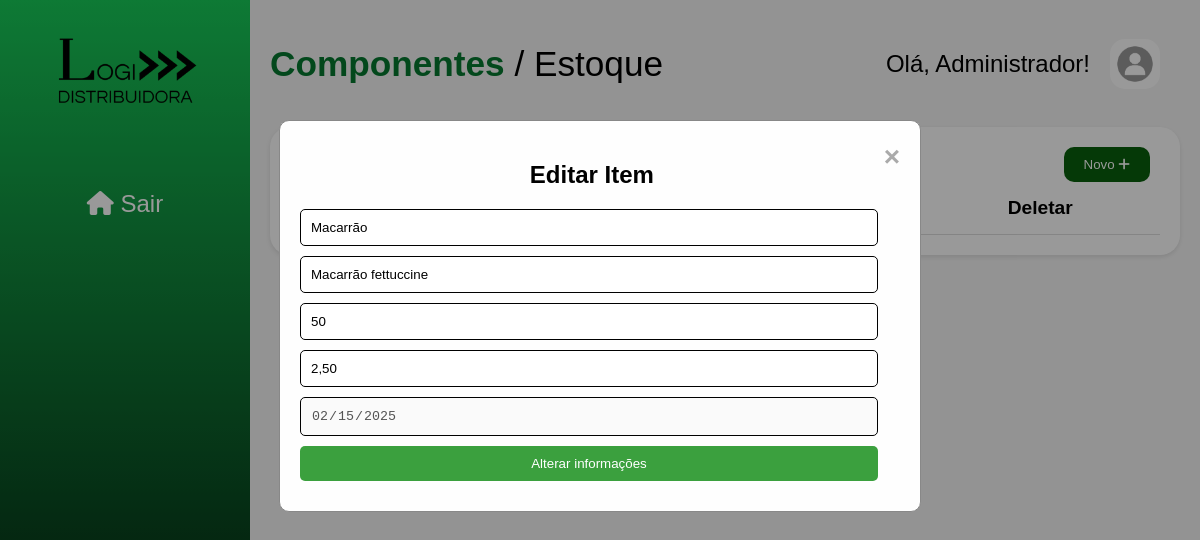
Page /editar/55/ (signed in) on the committed database.
### produtos/models.py (models this page shows, shortened)
class CustomUser(AbstractUser):
    ADMIN = 'admin'
    OPERADOR = 'operador'
    TIPOS_USUARIO = [
        (ADMIN, 'Administrador'),
        (OPERADOR, 'Operador'),
    ]
    tipo_usuario = models.CharField(
        max_length=50, choices=TIPOS_USUARIO, default=OPERADOR
    )
    data_nascimento = models.DateField(null=True, blank=True)

class Produto (models.Model):
    nome = models.CharField(max_length=100)
    descricao = models.TextField(blank=True, null=True)
    preco = models.DecimalField(max_digits=8, decimal_places=2)
    quantidade = models.IntegerField()
    data_cadastro = models.DateField(default=timezone.now)

### estoque/views.py (the view, shortened to what this page needs)
# urls.py: path('editar/<int:id>/', views.editar_produto, name='editar_produto'),
@login_required
def editar_produto(request, id):
    produto = get_object_or_404(Produto, id=id)
    return render(request, 'estoque/editar_produto.html', {'produto': produto})

### templates/estoque/editar_produto.html (shortened to what this page needs)
{% load static %}
<!DOCTYPE html>
<html>
<head>
  <link rel="stylesheet" href="https://cdnjs.cloudflare.com/ajax/libs/font-awesome/6.0.0/css/all.min.css" />
  <link rel="stylesheet" href="{% static 'css/main_page.css' %}">
</head>
<body>
  <div class="container">
    <aside class="sidebar">
      <div class="logo">
        <img src="{% static 'img/logo_oficial.png' %}" alt="Logo">
      </div>
      <ul class="menu">
        <li><a href="{% url 'login' %}"><i class="fas fa-home"></i> Sair</a></li>
      </ul>
    </aside>
    <main class="content">
      <header>
        <h1><span>Componentes </span> / Estoque</h1>
        <div class="user-info">
          <span>Olá, {{ user.first_name }}!</span>
          <img src="{% static 'img/user.jpeg' %}" alt="Foto do usuário">
        </div>
      </header>
      <section class="inventory">
        <div class="search-bar">
          <button class="new-item">Novo <i class="fas fa-plus"></i></button>
        </div>
        <table>
          <thead>
            <tr>
              <th>Código</th>
              <th>Nome</th>
              <th>Quantidade</th>
              <th>Editar</th>
              <th>Deletar</th>
            </tr>
          </thead>
        </table>
      </section>
    </main>
  </div>
  <div id="editModal" class="modal">
    <div class="modal-content">
      <span class="close-button">&times;</span>
      <h2>Editar Item</h2>
      <form id="editForm" method="POST" action="{% url 'editar_produto' produto.id %}">
        <input type="text" name="nomeProduto" value="{{ produto.nome }}" required>
        <input type="text" name="descricaoProduto" value="{{ produto.descricao }}" id="addDescription" placeholder="Descrição">
        <input type="number" name="quantidadeProduto" value="{{ produto.quantidade }}" required>
        <input type="text" name="precoProduto" value="{{ produto.preco }}" required>
        <input type="date" name="dataCadastro" value="{{ produto.data_cadastro|date:'Y-m-d' }}" disabled>
        <button type="submit">Alterar informações</button>
      </form>
    </div>
  </div>
</body>
</html>

### templates/estoque/static/css/main_page.css (style rules this page uses)
body { font-family: sans-serif; margin: 0; padding: 0; width: 100%; height: 100svh; background-color: #f5f5f5; overflow: hidden; }
.container { display: flex; }
.sidebar { width: 250px; display: flex; flex-direction: column; align-items: center; height: 100svh; background-image: linear-gradient(to bottom, #17ca58, rgb(0, 0, 0)); color: #fff; border: 0; }
.logo img { width: 150px; height: 150px; }
.menu { list-style: none; padding: 0; }
.menu li a { display: block; padding: 20px; font-size: 1.5rem; text-decoration: none; color: #fff; }
.content { flex: 1; padding: 20px; }
.content header h1 { font-size: 2.2rem; font-weight: 530; }
.content header h1 span { color: #067930; font-weight: 600; }
header { display: flex; justify-content: space-between; align-items: center; margin-bottom: 20px; }
.user-info { display: flex; align-items: center; gap: 20px; }
.user-info span { font-size: 1.5rem; }
.user-info img { width: 50px; height: 50px; border-radius: 30%; margin-right: 20px; }
.inventory { background-color: #fff; padding: 20px; border-radius: 20px; box-shadow: 0 2px 5px rgba(0, 0, 0, 0.1); max-height: 73vh; overflow: auto; display: flex; flex-direction: column; }
.search-bar { display: flex; justify-content: space-between; align-items: center; padding: 0px 10px; }
table { width: 100%; border-collapse: collapse; }
th, td { padding: 15px; text-align: left; border-bottom: 1px solid #ddd; font-size: 1.2rem; }
.new-item { background-color: #085f0b; color: #fff; padding: 10px 20px; border: none; border-radius: 10px; cursor: pointer; }
.modal { display: none; position: fixed; z-index: 1; left: 0; top: 0; width: 100%; height: 100%; overflow: auto; background-color: rgb(0,0,0); background-color: rgba(0,0,0,0.4); }
.modal-content { background-color: #fefefe; margin: 10% auto; padding: 20px; border: 1px solid #888; width: 80%; max-width: 600px; border-radius: 10px; }
.modal-content h2 { font-size: 1.5rem; text-align: center; }
.modal-content button { background-color: #3ba03e; color: #fff; padding: 10px 20px; border: none; border-radius: 10px; cursor: pointer; }
.close-button { color: #aaa; float: right; font-size: 28px; font-weight: bold; cursor: pointer; }
.modal-content form input, .modal-content form button { width: calc(100% - 22px); padding: 10px; margin: 10px 0; box-sizing: border-box; display: block; border-radius: 10px; border: 1px solid rgb(0, 0, 0); border-radius: 5px; outline: none; }
.modal-content form button { border: 0; }

### rows in the picture
CustomUser: first_name "Administrador"
Produto: nomeProduto "Macarrão", descricaoProduto "Macarrão fettuccine", quantidadeProduto "50", precoProduto "2,50", dataCadastro "02/15/2025"
